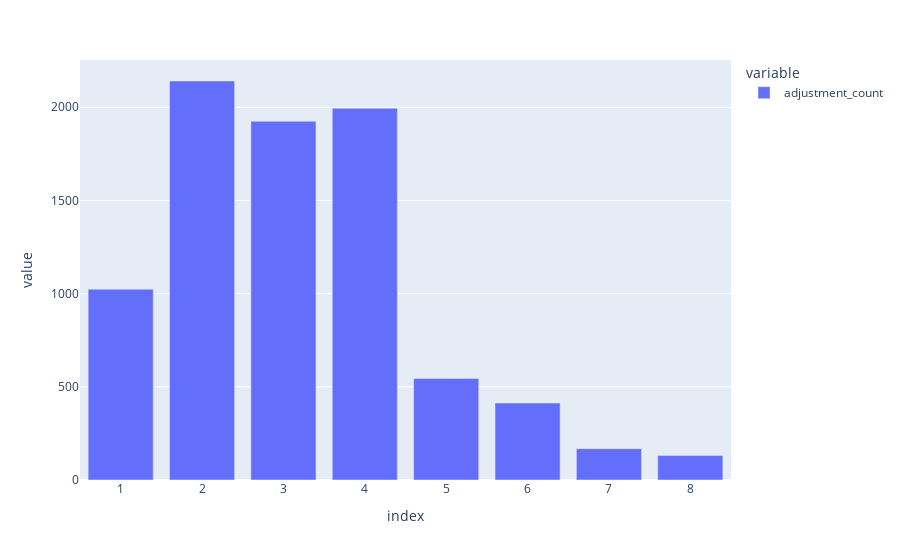

The cell this chart's notebook holds for it:
### Code cell
px.bar(grouped_by_mask_id.adjustment_count.value_counts().sort_index())

### Figure 1 — Plotly figure (JSON) as saved in the notebook; plotly's stock layout.template omitted (floating-point values rounded to 4 significant figures)
{"data": [{"alignmentgroup": "True", "hovertemplate": "variable=adjustment_count<br>index=%{x}<br>value=%{y}<extra></extra>", "legendgroup": "adjustment_count", "marker": {"color": "#636efa", "pattern": {"shape": ""}}, "name": "adjustment_count", "offsetgroup": "adjustment_count", "orientation": "v", "showlegend": true, "textposition": "auto", "type": "bar", "x": [1, 2, 3, 4, 5, 6, 7, 8], "xaxis": "x", "y": [1024, 2141, 1925, 1995, 545, 413, 168, 132], "yaxis": "y"}], "layout": {"autosize": true, "barmode": "relative", "legend": {"title": {"text": "variable"}, "tracegroupgap": 0}, "margin": {"t": 60}, "xaxis": {"anchor": "y", "autorange": true, "domain": [0, 1], "range": [0.5, 8.5], "title": {"text": "index"}, "type": "linear"}, "yaxis": {"anchor": "x", "autorange": true, "domain": [0, 1], "range": [0, 2254.0], "title": {"text": "value"}, "type": "linear"}}}
